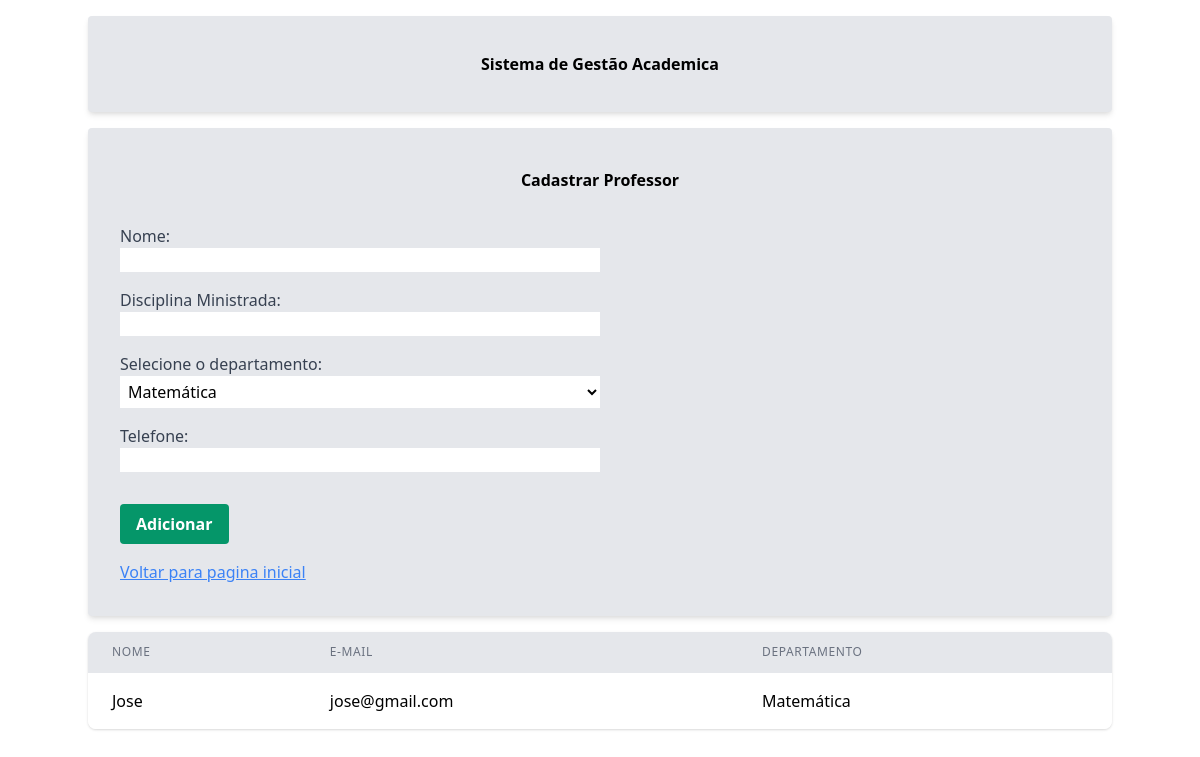
/cadastrar_professor/, run on an earlier commit of the app's database.
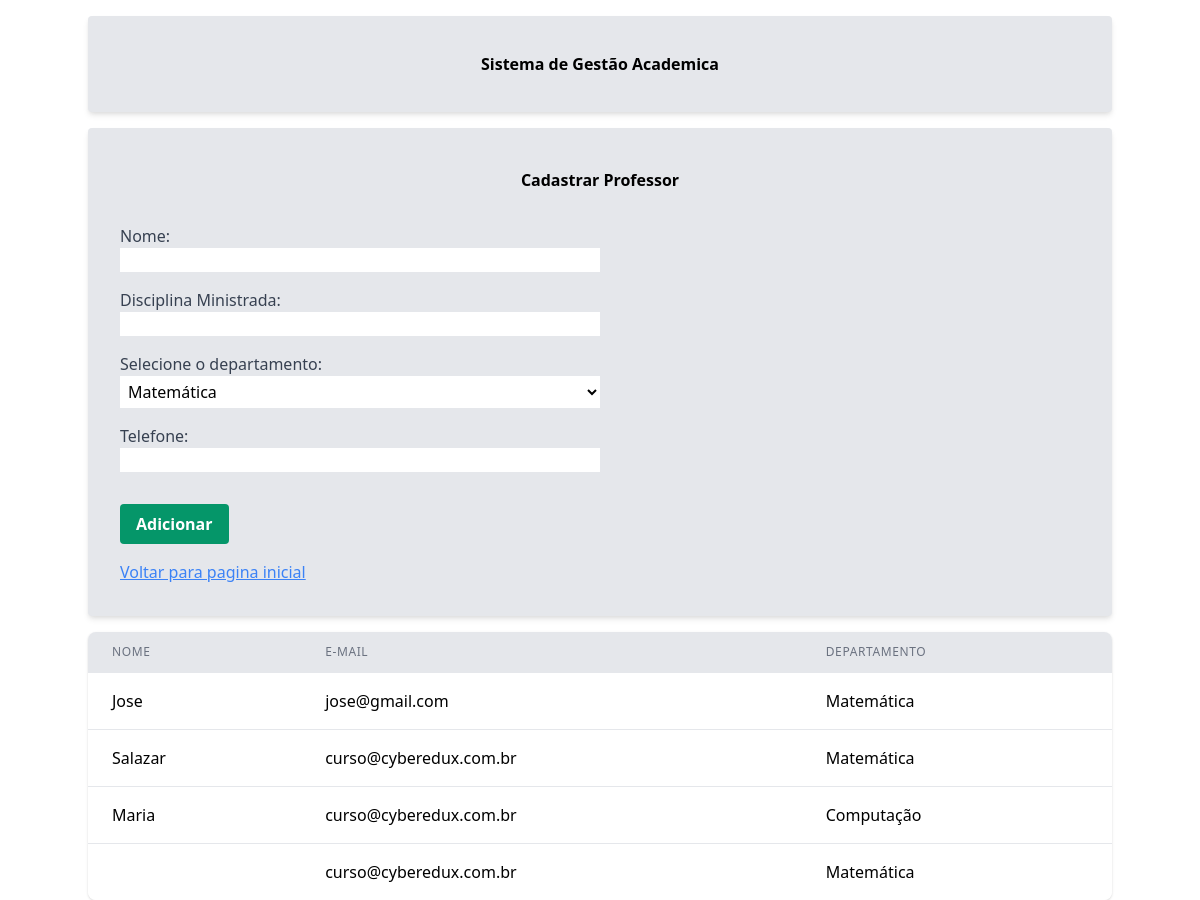
And on a later commit of the database.
### sistema_academico/models.py (models this page shows, shortened)
class Professor(models.Model):
    nome = models.CharField(max_length=100)
    email = models.EmailField()
    telefone = models.CharField(max_length=20, null=True, blank=True)
    data_contratacao = models.DateField()
    salario = models.DecimalField(max_digits=10, decimal_places=2)
    disciplina_ministrada = models.CharField(max_length=100)
    endereco = models.CharField(max_length=200)
    departamento = models.ForeignKey(Departamento, on_delete=models.CASCADE)

class Departamento(models.Model):
    nome = models.CharField(max_length=100)
    descricao = models.TextField()
    telefone = models.CharField(max_length=20, null=True, blank=True)
    email = models.EmailField()
    def __str__(self):
        return self.nome

### sistema_academico/views.py (the view, shortened to what this page needs)
# urls.py: path('cadastrar_professor/',views.cadastrar_Professor, name='cadastrar_professor'),
def cadastrar_Professor(request):
    professor = Professor.objects.all()
    departamentos = Departamento.objects.all()
    return render(request, 'cadastrar_professor.html', {'professor':professor, 'departamentos':departamentos})

### sistema_academico/templates/cadastrar_professor.html (shortened to what this page needs)
{% extends 'base.html' %}
{% block content %}
<form method="POST" class="bg-gray-200 shadow-md rounded px-8 pt-6 pb-8 mb-4 mt-4 ">
    <div>
        <div class="flex justify-center p-4 mb-4">
            <h1 class="mx-auto text-black text-center font-bold">Cadastrar Professor</h1>
        </div>
        <div class="mb-4">
            <label for="nome" class="block text-gray-700">Nome:</label>
            <input type="text" id="nome" name="nome" class="w-1/2">
        </div>
        <div class="mb-4">
            <label for="disciplina" class="block text-gray-700">Disciplina Ministrada:</label>
            <input type="text" id="disciplina" name="disciplinas" class="w-1/2"><br>
        </div>
        <div class="mb-4">
            <label for="departamento" class="block text-gray-700">Selecione o departamento:</label>
            <select name="departamento" id="departamento" class="w-1/2 p-1 bg-white">
                {% for departamento in departamentos %}
                    <option value="{{ departamento.id }}">{{ departamento.nome }}</option>
                {% endfor %}
            </select>
        </div>
        <div class="mb-4">
            <label for="telefone" class="block text-gray-700">Telefone:</label>
            <input type="text" id="telefone" name="telefone" class="w-1/2"><br>
        </div>
        <div class="flex items-center justify-between py-4">
            <button type="submit" class="bg-green-600 hover:bg-green-700 text-white font-bold py-2 px-4 rounded">
            Adicionar
            </button>
        </div>
    </div>
    <a href="{% url 'home' %}" class="text-blue-500 underline">Voltar para pagina inicial</a>
</form>
<table class="min-w-full divide-y divide-gray-200 bg-white shadow overflow-hidden sm:rounded-lg">
    <thead class="bg-gray-200">
      <tr>
        <th class="px-6 py-3 text-left text-xs font-medium text-gray-500 uppercase tracking-wider">Nome</th>
        <th class="px-6 py-3 text-left text-xs font-medium text-gray-500 uppercase tracking-wider">E-mail</th>
        <th class="px-6 py-3 text-left text-xs font-medium text-gray-500 uppercase tracking-wider">Departamento</th>
    </tr>
    </thead>
    <tbody class="bg-white divide-y divide-gray-200">
      {% for professores in professor %}
        <tr>
          <td class="px-6 py-4 whitespace-nowrap">{{ professores.nome }}</td>
          <td class="px-6 py-4 whitespace-nowrap">{{ professores.email }}</td>
          <td class="px-6 py-4 whitespace-nowrap">{{ professores.departamento }}</td>
        </tr>
      {% empty %}
        <tr>
          <td colspan="5" class="px-6 py-4 whitespace-nowrap">Nenhum Curso encontrado.</td>
        </tr>
      {% endfor %}
    </tbody>
    </div>
{% endblock %}

What changed in the data, as far as the page shows it:
added Professor: nome "Salazar", email "curso@cyberedux.com.br", departamento "Matemática"
added Professor: nome "Maria", email "curso@cyberedux.com.br", departamento "Computação"
added Professor: email "curso@cyberedux.com.br", departamento "Matemática"
